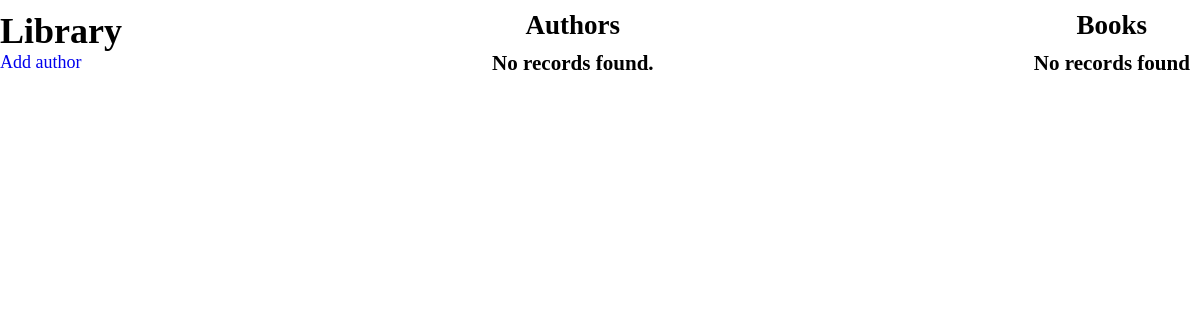
Before: / with the older database file.
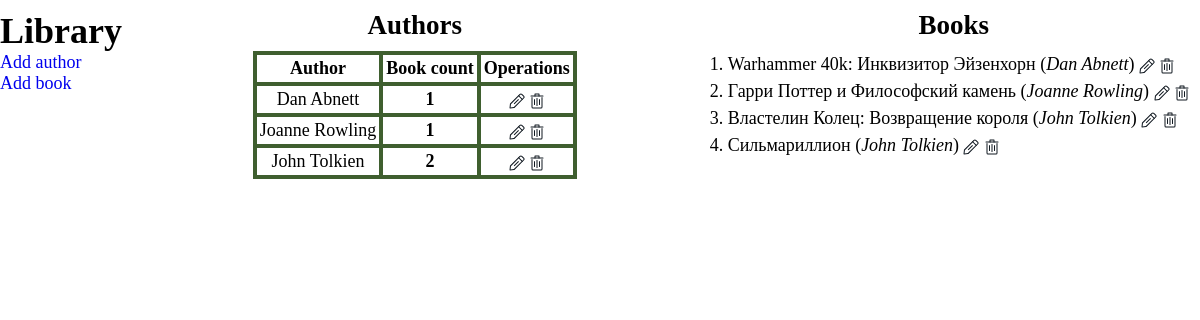
After: the same page with the newer database file.
### tables this page shows
CREATE TABLE IF NOT EXISTS `Author` (
  `id` int(11) NOT NULL,
  `first_name` varchar(100) NOT NULL,
  `last_name` varchar(100) NOT NULL
);

CREATE TABLE IF NOT EXISTS `Book` (
  `id` int(11) NOT NULL,
  `title` varchar(255) NOT NULL,
  `location` varchar(100) NOT NULL,
  `author_id` int(11) NOT NULL
);

### config/routes.php (called while the page is built)
<?php
return
[
    'addBook'      => 'library/addBook',
    'editBook'     => 'library/editBook',
    'deleteBook'   => 'library/deleteBook',
    'addAuthor'    => 'library/addAuthor',
    'editAuthor'   => 'library/editAuthor',
    'deleteAuthor' => 'library/deleteAuthor',
    ''             => 'library/index',
    '.'            => 'library/error/$1'
];

### controllers/LibraryController.php (called while the page is built, shortened)
<?php
class LibraryController
{
    public function actionIndex()
    {
        $data['books'] = Book::getAllBooksWithAuthors();
        $data['authors'] = Author::getAuthorsWithBookCount();
        return View::render('index', ['data' => $data]);
    }
}

### index.php (called while the page is built, shortened)
<?php
$router = new Router();
$router->run();

### core/Db.php (called while the page is built)
<?php
class Db
{
    public static function getConnection()
    {
        $paramFile = CONF_DIR . 'DbConfig.php';
        $params = include($paramFile);
        $dsn = "mysql:host={$params['host']};dbname={$params['dbname']}";
        return new PDO($dsn, $params['user'], $params['password']);
    }
}

### config/DbConfig.php (called while the page is built)
<?php
return [
    'host' => 'localhost',
    'dbname' => 'library',
    'user' => 'root',
    'password' => ''
];

### models/Book.php (called while the page is built, shortened)
<?php
class Book extends BaseModel
{
    public static function getAllBooksWithAuthors()
    {
        $result = Db::getConnection()->query(
            'SELECT b.id as id, b.title as title, a.first_name as fname, a.last_name as lname
                      FROM ' . self::TABLE_NAME . ' as b, ' . Author::TABLE_NAME . ' as a
                      WHERE b.author_id = a.id
                      ORDER BY fname, lname'
        );
        return $result->fetchAll();
    }
}

### models/Author.php (called while the page is built, shortened)
<?php
class Author extends BaseModel
{
    public static function getAuthorsWithBookCount()
    {
        $result = Db::getConnection()->query(
            'SELECT a.id as id, a.first_name as fname, a.last_name as lname, IFNULL(COUNT(b.id), 0) as bookCount
                       FROM ' . self::TABLE_NAME . ' as a
                       LEFT JOIN ' . Book::TABLE_NAME . ' as b ON b.author_id = a.id
                       GROUP BY id, fname, lname
                       ORDER BY fname, lname'
        );
        return $result->fetchAll();
    }
}

### templates/index.phtml (the view, shortened to what this page needs)
<!DOCTYPE html>
<html lang="en">
<head>
    <?php echo View::loadScript('style.css'); ?>
</head>
<body>
    <div class="content">
        <header class="add-buttons">
            <h1>Library</h1>
            <nav id="menu">
                <ul>
                    <li><a href="addAuthor">Add author</a></li>
                    <?php if ($data['authors']): ?>
                        <li><a href="addBook">Add book</a></li>
                    <?php endif; ?>
                </ul>
            </nav>
        </header>
        <div class="authors">
            <h2 class="block-header">Authors</h2>
            <?php if ($data['authors']): ?>
                <table>
                    <tr>
                        <th>Author</th>
                        <th>Book count</th>
                        <th>Operations</th>
                    </tr>
                    <?php foreach($data['authors'] as $author): ?>
                        <tr>
                            <td><?= $author['fname'] . ' ' . $author['lname']; ?></td>
                            <td><b><?= $author['bookCount']; ?></b></td>
                            <td>
                                <a href="editAuthor/<?= $author['id']; ?>"><img src="<?= ICON_DIR . 'edit.svg'; ?>" alt="edit" title="edit"></a>
                                <a onclick="deleteItem(<?= $author['id']; ?>, 'Author');"><img src="<?= ICON_DIR . 'delete.svg'; ?>" alt="delete" title="delete"></a>
                            </td>
                        </tr>
                    <?php endforeach; ?>
                </table>
            <?php else: ?>
                <h3>No records found.</h3>
            <?php endif; ?>
        </div>
        <div class="books">
            <h2 class="block-header">Books</h2>
            <?php if ($data['books']): ?>
                <ol>
                    <?php foreach($data['books'] as $book): ?>
                        <li>
                            <?= $book['title'] . ' (<i>' . $book['fname'] . ' ' . $book['lname'] . '</i>)'; ?>
                            <a href="editBook/<?= $book['id']; ?>"><img src="<?= ICON_DIR . 'edit.svg' ?>" alt="edit" title="edit"></a>
                            <a onclick="deleteItem(<?= $book['id']; ?>, 'Book');"><img src="<?= ICON_DIR . 'delete.svg' ?>" alt="delete" title="delete"></a>
                        </li>
                    <?php endforeach; ?>
                </ol>
            <?php else: ?>
                <h3>No records found</h3>
            <?php endif; ?>
        </div>
    </div>
</body>
</html>

### core/Router.php (shortened to what this page needs)
<?php
class Router
{
    private $routes;
    public function __construct()
    {
        $routesConfig = CONF_DIR . 'routes.php';
        $this->routes = include($routesConfig);
    }
    private function getURI()
    {
        return trim($_SERVER['REQUEST_URI'], '/') ?? '';
    }
    public function run()
    {
        $uri = $this->getURI();
        foreach ($this->routes as $uriPattern => $path) {
            if (preg_match("~$uriPattern~", $uri)) {
                $internalRoute = preg_replace("~$uriPattern~", $path, $uri);
                $segments = explode('/', $internalRoute);
                $controllerName = array_shift($segments) . 'Controller';
                $actionName = 'action' . ucfirst(array_shift($segments));
                $parameters = $segments;
                $controllerObject = new $controllerName;
                $result = call_user_func_array(array($controllerObject, $actionName), $parameters);
                if ($result != null) {
                    break;
                }
            }
        }
    }
}

### core/View.php
<?php
class View
{
    public static function render(string $template, array $params = [])
    {
        extract($params);
        if (file_exists(TEMPLATE_DIR . $template . '.phtml')) {
            include_once TEMPLATE_DIR . $template . '.phtml';
            return true;
        } else {
            include_once TEMPLATE_DIR . '404.phtml';
            return false;
        }
    }
    public static function loadScript($script)
    {
        $result = '';
        $extension = substr(strrchr($script,'.'),1);
        switch ($extension) {
            case 'css':
                $result = '<link rel="stylesheet" href="' . STYLES_DIR . $script . '">';
                break;
            case 'js':
                $result = '<script type="text/javascript" src="' . JS_DIR . $script . '"></script>';
                break;
        }
        return $result;
    }
}

### public/styles/style.css (style rules this page uses)
*, body { margin: 0; padding: 0; }
.add-buttons { margin-top: 10px; }
nav#menu > ul { margin: 0; padding-left: 0; list-style: none; }
nav#menu > ul > li > a { text-decoration: none; }
a > img { vertical-align: middle; width: 16px; height: 16px; }
.block-header { text-align: center; padding-bottom: 10px; }
table { border-collapse: collapse; text-align: center; }
th { padding: 3px; border: 4px solid #3f5f2f; }
tbody > tr > td { padding: 3px; border: 4px solid #3f5f2f; }
.content { font-size: 18px; max-width: 1200px; margin: 0 auto; display: flex; justify-content: space-between; }
.authors { margin: 10px 10px; }
.books { margin: 10px 10px; }
.books > ol { line-height: 1.5; margin-left: 10px; }

Changed rows visible on the page:
added author: first_name "Dan", last_name "Abnett", bookCount "1"
added author: first_name "Joanne", last_name "Rowling", bookCount "1"
added author: first_name "John", last_name "Tolkien", bookCount "2"
added book: title "Warhammer 40k: Инквизитор Эйзенхорн", author.first_name "Dan", author.last_name "Abnett"
added book: title "Гарри Поттер и Философский камень", author.first_name "Joanne", author.last_name "Rowling"
added book: title "Властелин Колец: Возвращение короля", author.first_name "John", author.last_name "Tolkien"
added book: title "Сильмариллион", author.first_name "John", author.last_name "Tolkien"
Other visible differences:
list line gone: "No records found. No records found"
new list line: "Add book Author Book count Operations"
